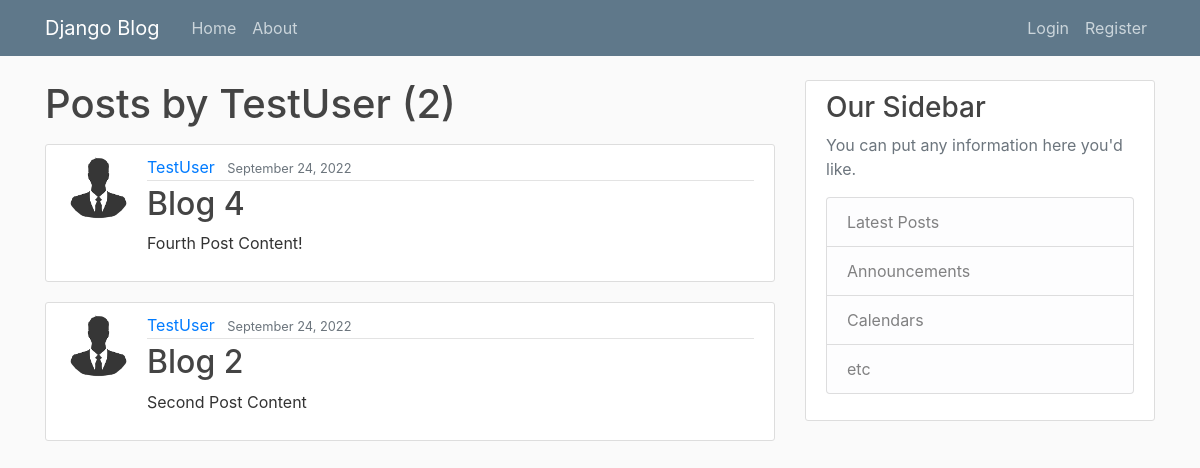
The page /user/TestUser on the database as committed earlier.
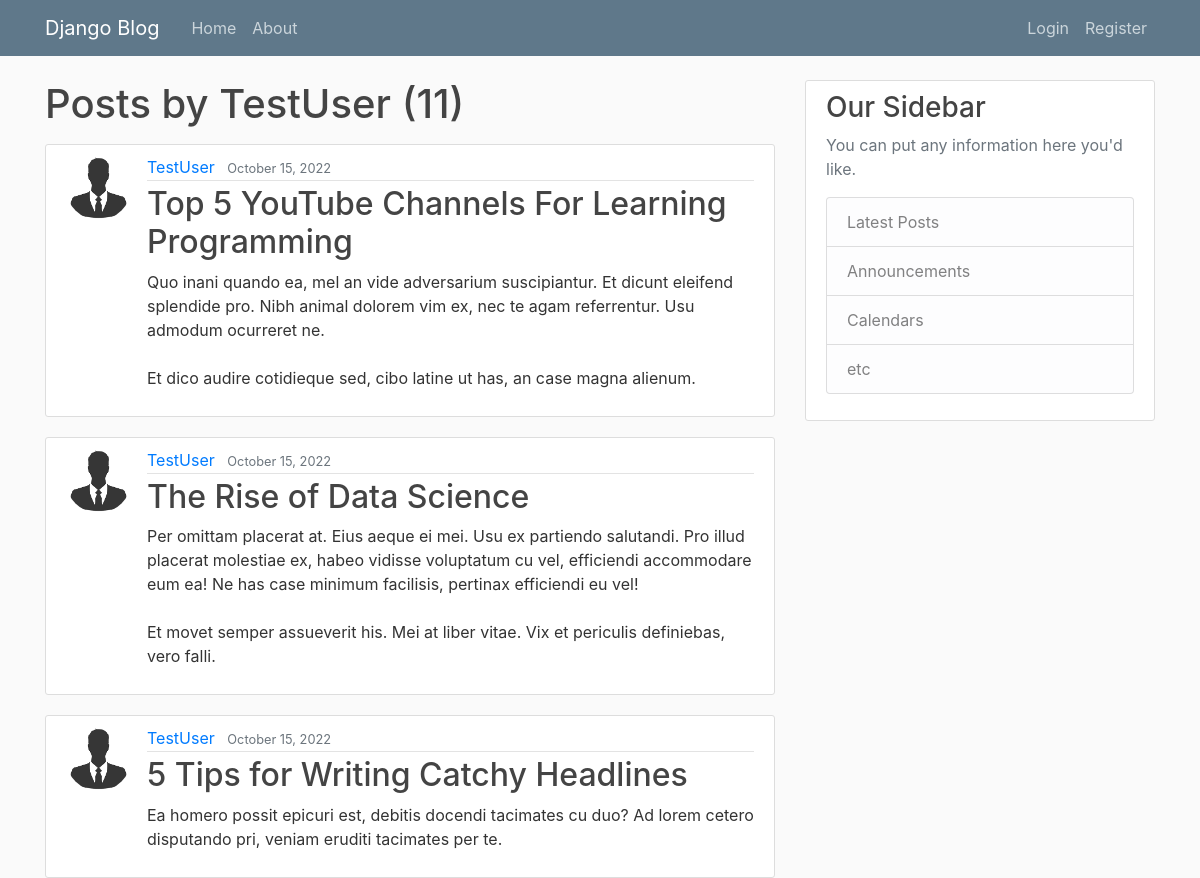
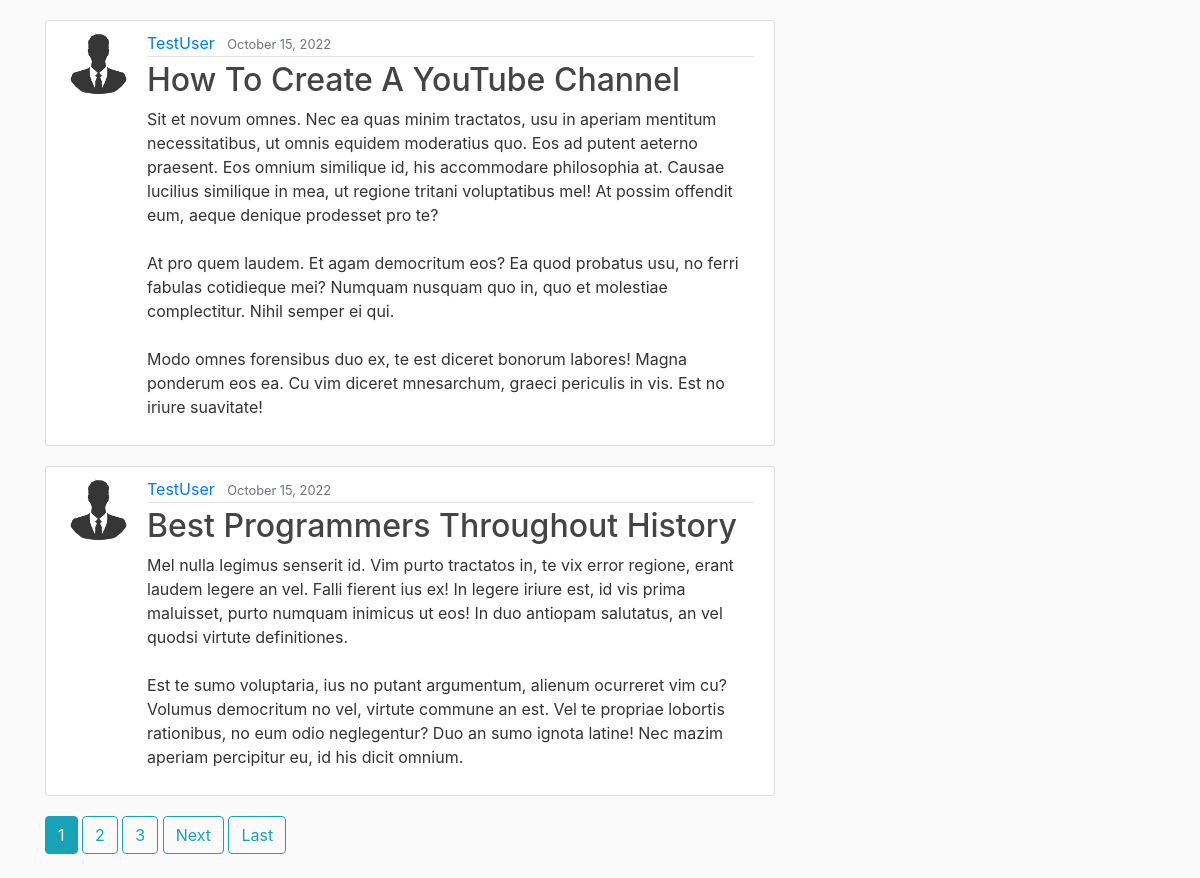
The same page on the database as committed later (2 pictures, top to bottom).
### blog/models.py (models this page shows, shortened)
class Post(models.Model):
    title = models.CharField(max_length = 100)
    content = models.TextField()
    date_posted = models.DateTimeField(default=timezone.now)
    author = models.ForeignKey(User, on_delete = models.CASCADE)

### users/models.py (models this page shows, shortened)
class Profile(models.Model):
    user = models.OneToOneField(User, on_delete= models.CASCADE)
    image = models.ImageField(default = 'default.jpg', upload_to = 'profile_pics')

### blog/views.py (the view)
# urls.py: path('user/<str:username>', UserPostListView.as_view(), name = 'user-posts'),
class UserPostListView(ListView):
    model = Post
    template_name= 'blog/user_posts.html'
    context_object_name = 'posts'
    paginate_by = 5
    def get_queryset(self):
        user = get_object_or_404(User,username=self.kwargs.get('username'))
        return Post.objects.filter(author = user).order_by('-date_posted')

### blog/templates/blog/user_posts.html (shortened to what this page needs)
{% extends 'blog/base.html'%}
{% block content %}
<h1 class = "mb-3">Posts by {{ view.kwargs.username }} ({{page_obj.paginator.count}})</h1>
    {% for post in posts %}
    <article class="media content-section">
        <img class ="rounded-circle article-img" src="{{post.author.profile.image.url}}">
        <div class="media-body">
          <div class="article-metadata">
            <a class="mr-2" href="{% url 'user-posts' post.author.username %}">{{ post.author }}</a>
            <small class="text-muted">{{ post.date_posted|date:"F d, Y" }}</small>
          </div>
          <h2><a class="article-title" href="{%url 'post-detail' post.id %}">{{ post.title }}</a></h2>
          <p class="article-content">{{ post.content }}</p>
        </div>
      </article>
    {% endfor %}
    {% if is_paginated%}
      {% for num in page_obj.paginator.page_range %}
        {% if page_obj.number == num %}
          <a class="btn btn-info mb-4" href="?page={{ num }}">{{ num }}</a>
        {% elif num > page_obj.number|add:'-3' and num < page_obj.number|add:'3' %}
          <a class="btn btn-outline-info mb-4" href="?page={{ num }}">{{ num }}</a>
        {%endif%}
      {%endfor%}
      {%if page_obj.has_next %}
        <a class="btn btn-outline-info mb-4" href="?page={{page_obj.next_page_number}}">Next</a>
        <a class="btn btn-outline-info mb-4" href="?page={{page_obj.paginator.num_pages}}">Last</a>
      {%endif%}
      {% endif%}
{% endblock content%}

Rows that differ between the two databases and show on the page:
no longer on this page (row unchanged): Post: author.profile.image (placeholder picture), author "TestUser", date_posted "September 24, 2022", title "Blog 4", content "Fourth Post Content!"
no longer on this page (row unchanged): Post: author.profile.image (placeholder picture), author "TestUser", date_posted "September 24, 2022", title "Blog 2", content "Second Post Content"
added Post: author.profile.image (placeholder picture), author "TestUser", date_posted "October 15, 2022", title "Top 5 YouTube Channels For Learning Programming", content "Quo inani quando ea, mel an vide adversarium suscipiantur. Et dicunt eleifend splendide pro. Nibh animal dolorem vim ex, nec te agam referrentur. Usu admodum ocurreret ne. Et dico audire cotidieque sed, cibo latine ut has, an case magna alienum."
added Post: author.profile.image (placeholder picture), author "TestUser", date_posted "October 15, 2022", title "The Rise of Data Science", content "Per omittam placerat at. Eius aeque ei mei. Usu ex partiendo salutandi. Pro illud placerat molestiae ex, habeo vidisse voluptatum cu vel, efficiendi accommodare eum ea! Ne has case minimum facilisis, pertinax efficiendi eu vel! Et movet semper assueverit his. Mei at liber vitae. Vix et periculis definiebas, vero falli."
added Post: author.profile.image (placeholder picture), author "TestUser", date_posted "October 15, 2022", title "5 Tips for Writing Catchy Headlines", content "Ea homero possit epicuri est, debitis docendi tacimates cu duo? Ad lorem cetero disputando pri, veniam eruditi tacimates per te."
added Post: author.profile.image (placeholder picture), author "TestUser", date_posted "October 15, 2022", title "How To Create A YouTube Channel", content "Sit et novum omnes. Nec ea quas minim tractatos, usu in aperiam mentitum necessitatibus, ut omnis equidem moderatius quo. Eos ad putent aeterno praesent. Eos omnium similique id, his accommodare philosophia at. Causae lucilius similique in mea, ut regione tritani voluptatibus mel! At possim offendit eum, aeque denique prodesset pro te? At pro quem laudem. Et agam democritum eos? Ea quod probatus usu, no ferri fabulas cotidieque mei? Numquam nusquam quo in, quo et molestiae complectitur. Nihil semper ei qui. Modo omnes forensibus duo ex, te est diceret bonorum labores! Magna ponderum eos ea. Cu vim diceret mnesarchum, graeci periculis in vis. Est no iriure suavitate!"
added Post: author.profile.image (placeholder picture), author "TestUser", date_posted "October 15, 2022", title "Best Programmers Throughout History", content "Mel nulla legimus senserit id. Vim purto tractatos in, te vix error regione, erant laudem legere an vel. Falli fierent ius ex! In legere iriure est, id vis prima maluisset, purto numquam inimicus ut eos! In duo antiopam salutatus, an vel quodsi virtute definitiones. Est te sumo voluptaria, ius no putant argumentum, alienum ocurreret vim cu? Volumus democritum no vel, virtute commune an est. Vel te propriae lobortis rationibus, no eum odio neglegentur? Duo an sumo ignota latine! Nec mazim aperiam percipitur eu, id his dicit omnium."
Other text that changed with them:
{{ page_obj.paginator.count }}: "2" → "11"
new list line: "1"
new list line: "2"
new list line: "3"
text now shown: "Next Last"
